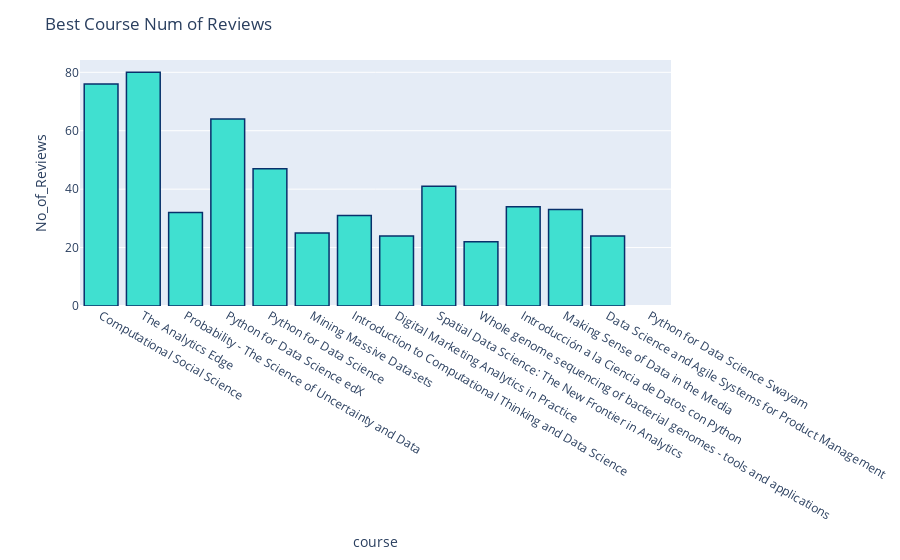

Notebook cell for this chart:
### Code cell
# Best Courses & Num of Reviews

fig = px.bar(bestRated, x='course', y='No_of_Reviews')
fig.update_traces(marker_color="turquoise",marker_line_color='rgb(8,48,107)',
                  marker_line_width=1.5)
fig.update_layout(title_text='Best Course Num of Reviews')
py.plot(fig)
fig.show()

### Figure 1 — Plotly figure (JSON) as saved in the notebook; plotly's stock layout.template omitted (floating-point values rounded to 4 significant figures)
{"data": [{"alignmentgroup": "True", "hovertemplate": "course=%{x}<br>No_of_Reviews=%{y}<extra></extra>", "legendgroup": "", "marker": {"color": "turquoise", "line": {"color": "rgb(8,48,107)", "width": 1.5}}, "name": "", "offsetgroup": "", "orientation": "v", "showlegend": false, "textposition": "auto", "type": "bar", "x": ["Computational Social Science", "The Analytics Edge", "Probability - The Science of Uncertainty and Data", "Python for Data Science edX", "Python for Data Science", "Mining Massive Datasets", "Introduction to Computational Thinking and Data Science", "Digital Marketing Analytics in Practice", "Spatial Data Science: The New Frontier in Analytics", "Whole genome sequencing of bacterial genomes - tools and applications", "Introducción a la Ciencia de Datos con Python", "Making Sense of Data in the Media", "Data Science and Agile Systems for Product Management", "Python for Data Science Swayam"], "xaxis": "x", "y": [76, 80, 32, 64, 47, 25, 31, 24, 41, 22, 34, 33, 24, null], "yaxis": "y"}], "layout": {"barmode": "relative", "legend": {"tracegroupgap": 0}, "margin": {"t": 60}, "title": {"text": "Best Course Num of Reviews"}, "xaxis": {"anchor": "y", "domain": [0, 1], "title": {"text": "course"}}, "yaxis": {"anchor": "x", "domain": [0, 1], "title": {"text": "No_of_Reviews"}}}}
